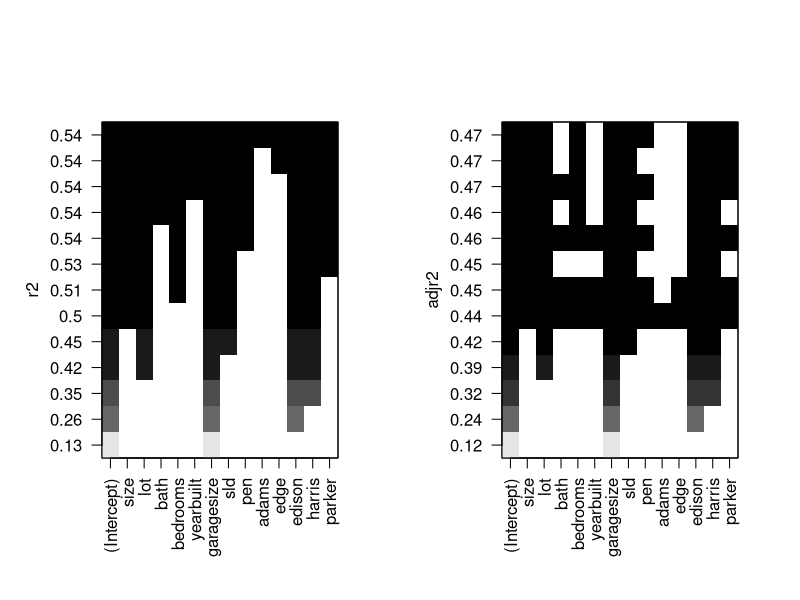
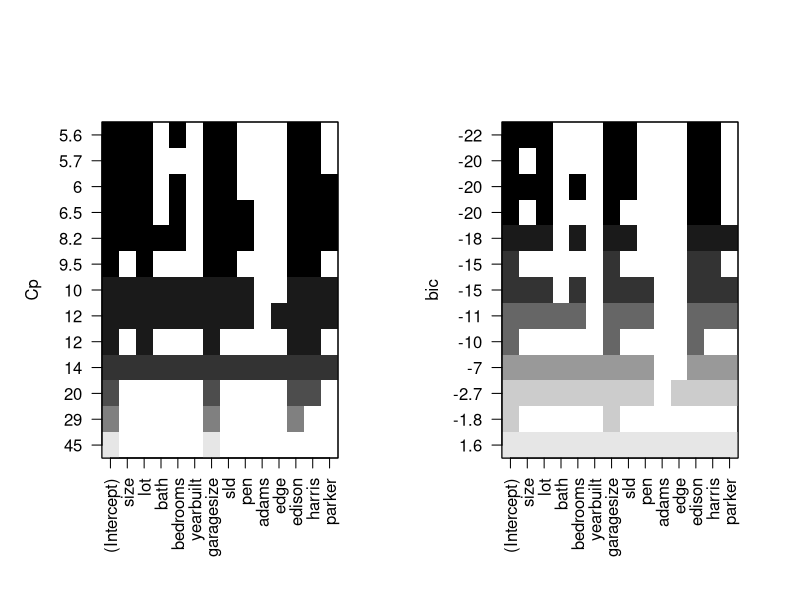
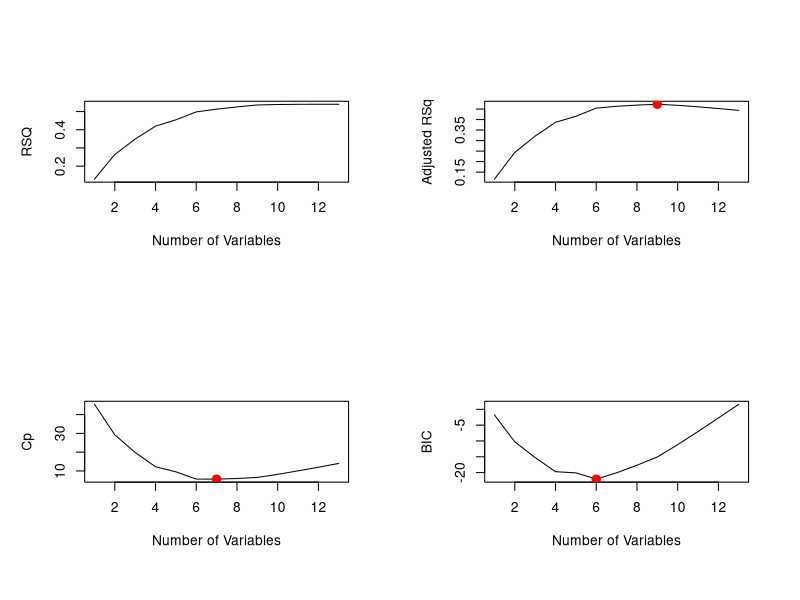
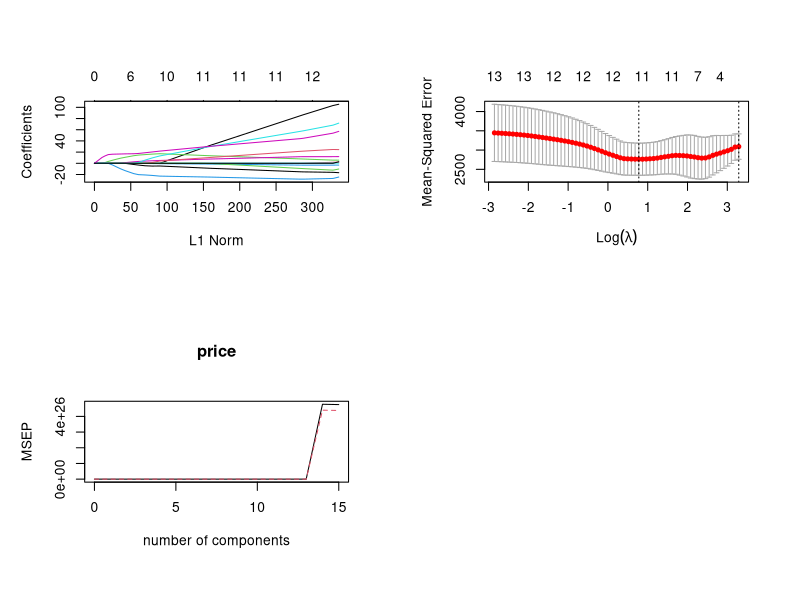

Write the R code that produced these figures, in order.
## ---- chunk 1
library(readxl)
library(leaps)
library(glmnet)
library(pls)

housing <- read_xlsx("Housing.xlsx")
housing$sld <- ifelse(housing$status == "sld", 1, 0)
housing$pen <- ifelse(housing$status == "pen", 1, 0)
housing$adams <- ifelse(housing$elem == "adams", 1, 0)
housing$edge <- ifelse(housing$elem == "edge", 1, 0)
housing$edison <- ifelse(housing$elem == "edison", 1, 0)
housing$harris <- ifelse(housing$elem == "harris", 1, 0)
housing$parker <- ifelse(housing$elem == "parker", 1, 0)

## ---- chunk 2
housing2 <- housing[c(-74, -66),]
model.f <- lm(price ~ size + lot + harris + edison + size:lot + size:harris + lot:harris + sld:edison + sld, data = housing2)
summary(model.f)

## ---- chunk 3
regfwdfull <- regsubsets(price ~ . - id - agestandardized - status - elem, data = housing, nvmax = 13, method = "forward")
regfwdfullsummary <- summary(regfwdfull)

regfwdfullsummary

## ---- chunk 4
coef(regfwdfull, 13)
regfwdfullsummary$adjr2
par(mfrow=c(1, 2))
plot(regfwdfull, scale = "r2")
plot(regfwdfull, scale = "adjr2")
par(mfrow=c(1, 2))
plot(regfwdfull, scale = "Cp")
plot(regfwdfull, scale = "bic")

## ---- chunk 5
par(mfrow=c(2,2))
plot(regfwdfullsummary$rsq, xlab = "Number of Variables", ylab = "RSQ", type = "l")

plot(regfwdfullsummary$adjr2, xlab = "Number of Variables", ylab = "Adjusted RSq", type = "l")
which.max(regfwdfullsummary$adjr2)
points(9, regfwdfullsummary$adjr2[9], col = "red", cex = 2, pch = 20)

plot(regfwdfullsummary$cp, xlab = "Number of Variables", ylab = "Cp", type = 'l')
which.min(regfwdfullsummary$cp)
points(7, regfwdfullsummary$cp[7], col = "red", cex = 2, pch = 20)

plot(regfwdfullsummary$bic, xlab = "Number of Variables", ylab = "BIC", type = 'l')
which.min(regfwdfullsummary$bic)
points(6, regfwdfullsummary$bic[6], col = "red", cex = 2, pch = 20)

## ---- chunk 6
coef(regfwdfull, 6)

model2 <- lm(price ~ size + lot + garagesize + sld + edison + harris, data = housing)
summary(model2)

## ---- chunk 7
set.seed(1)
train <- sample(76, 38, replace = FALSE)
test <- (1:76)[-train]

## ---- chunk 8
set.seed(1)
regfwdtrain <- regsubsets(price ~ . - id - agestandardized - status - elem, data = housing[train,], nvmax = 13)
testmatrix <- model.matrix(price ~ . - id - agestandardized - status - elem, data = housing[test,])
val.errors <- rep(NA, 13)
for (i in 1:13)
{
  coefi = coef(regfwdtrain, id = i)
  pred = testmatrix[, names(coefi)] %*% coefi
  val.errors[i] = mean((housing$price[test] - pred)^2)
  
}

val.errors
which.min(val.errors)

coef(regfwdtrain, which.min(val.errors))

model3 <- lm(price ~ size + lot + sld + edison + harris + parker, data = housing[train, ])
summary(model3)
model3.mse <- predict(model3, housing[test,])
model3.mse <- colMeans((housing[test, 2] - model3.mse)^2)

## ---- chunk 9
set.seed(1)
grid=10^seq(10,-2,length=100)
x <- model.matrix(price ~ . - id - agestandardized - status - elem, data = housing)[,-1]
y <- housing$price
lasso.mod <- glmnet(x[train, ], y[train], alpha = 1)
plot(lasso.mod)
cv.out <- cv.glmnet(x[train, ], y[train], alpha = 1)
plot(cv.out)
bestlam <- cv.out$lambda.min
bestlam
lasso.pred <- predict(lasso.mod, s = bestlam, newx = x[test,])
lasso.mse <- mean((lasso.pred-y[test])^2)
out <- glmnet(x, y, alpha=1, lambda =  grid)
lasso.coef <- predict(out, type = "coefficients", s = bestlam)[1:14,]
model4 <- lasso.coef[lasso.coef!=0]
model4

## ---- chunk 10
housing.pls <- read_xlsx("Housing.xlsx")
x <- model.matrix(price~. , data=housing.pls)[,-1]
y <- housing.pls$price
y.test <- y[test]
set.seed(1)
pls.fit <- plsr(price~., data=housing.pls,subset=train,scale=TRUE,validation="CV")
summary(pls.fit)
validationplot(pls.fit,val.type="MSEP")
pls.pred <- predict(pls.fit,x[test,],ncomp=2)
pls.mse <- mean((pls.pred-y.test)^2)
pls.fit <- plsr(price ~ ., data=housing.pls, scale=TRUE, ncomp=2)
summary(pls.fit)

## ---- chunk 11
price.test <- colMeans((colMeans(housing[test,2]) - housing[test,1])^2)

#First project
model1.mse <- colMeans((housing[test, 2] - predict(model.f, housing[test,]))^2)
model1.mse
1 - model1.mse / price.test

#Forward selection
model2.mse <- colMeans((housing[test, 2] - predict(model2, housing[test,]))^2)
model2.mse
1 - model2.mse / price.test

#Training
model3.mse
1 - model3.mse / price.test

#Lasso
lasso.mse
1 - lasso.mse / price.test

#Pls
pls.mse
1 - pls.mse / price.test
